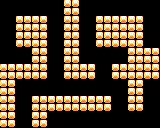

This game map was drawn from its Tiled (.tmx) file and the tilesets committed beside it. A one-line description and the full map source follow:
An orthogonal 10x8 tile map with 16x16 px tiles, 2 tile layers (backgroundLayer, road), 1 hidden layer not drawn, 2 tilesets and 14 objects.

<map version="1.0" orientation="orthogonal" renderorder="right-down" width="10" height="8" tilewidth="16" tileheight="16" nextobjectid="15">
 <tileset firstgid="1" name="tiles" tilewidth="16" tileheight="16" tilecount="3520" columns="44">
  <image source="../images/tiles.png" width="705" height="1280" />
 </tileset>
 <tileset firstgid="3521" name="tiles" tilewidth="16" tileheight="16" tilecount="3520" columns="44">
  <image source="../images/tiles.png" width="705" height="1280" />
 </tileset>
 <layer name="backgroundLayer" width="10" height="8">
  <data encoding="csv">
50,50,50,50,50,50,50,50,50,50,
50,50,50,50,50,50,50,50,50,50,
50,50,50,50,50,50,50,50,50,50,
50,50,50,50,50,50,50,50,50,50,
50,50,50,50,50,50,50,50,50,50,
50,50,50,50,50,50,50,50,50,50,
50,50,50,50,50,50,50,50,50,50,
50,50,50,50,50,50,50,50,50,50
</data>
 </layer>
 <layer name="road" width="10" height="8">
  <data encoding="csv">
0,0,0,0,674,0,0,0,0,0,
0,674,674,0,674,0,674,674,674,0,
0,674,674,0,674,0,674,674,674,0,
0,0,674,0,674,0,0,0,674,674,
674,674,674,0,674,674,0,674,674,674,
674,0,0,0,0,0,0,0,674,0,
674,0,674,674,674,674,674,0,674,0,
674,0,674,0,0,0,0,0,0,0
</data>
 </layer>
 <objectgroup name="objects">
  <object id="9" gid="842" x="144" y="17" width="16" height="16">
   <properties>
    <property name="sprite" value="bank" />
    <property name="type" value="bank" />
   </properties>
  </object>
  <object id="10" gid="2918" x="14" y="124" width="16" height="16">
   <properties>
    <property name="type" value="user" />
   </properties>
  </object>
  <object id="11" gid="3275" x="78" y="126" width="16" height="16">
   <properties>
    <property name="sprite" value="doc" />
    <property name="type" value="item" />
   </properties>
  </object>
  <object id="12" gid="3275" x="15" y="62" width="16" height="16">
   <properties>
    <property name="sprite" value="doc" />
    <property name="type" value="item" />
   </properties>
  </object>
  <object id="13" gid="3275" x="144" y="99" width="16" height="16">
   <properties>
    <property name="sprite" value="doc" />
    <property name="type" value="item" />
   </properties>
  </object>
  <object id="14" gid="3275" x="112" y="64" width="16" height="16">
   <properties>
    <property name="sprite" value="doc" />
    <property name="type" value="item" />
   </properties>
  </object>
 </objectgroup>
 <layer name="blockedLayer" width="10" height="8" visible="0">
  <data encoding="csv">
1896,1896,1896,1896,1896,1896,1896,1896,1896,1896,
1896,0,0,0,0,1896,1896,1896,1896,1896,
1896,0,0,0,0,0,0,1896,1896,1896,
1896,0,0,222,0,0,0,0,1896,1896,
222,0,0,222,0,0,0,0,0,222,
222,0,0,222,1632,1632,1632,0,0,222,
222,0,0,222,0,0,0,0,0,222,
222,0,0,222,0,0,0,0,0,222
</data>
 </layer>
 <objectgroup name="objectsLayer" visible="0">
  <object id="1" gid="1216" x="86" y="69" width="16" height="16">
   <properties>
    <property name="sprite" value="bluecup" />
    <property name="type" value="item" />
   </properties>
  </object>
  <object id="2" gid="1260" x="114" y="207" width="16" height="16">
   <properties>
    <property name="sprite" value="greencup" />
    <property name="type" value="item" />
   </properties>
  </object>
  <object id="3" gid="71" x="33" y="292" width="16" height="16">
   <properties>
    <property name="type" value="playerStart" />
   </properties>
  </object>
  <object id="4" gid="441" x="108" y="148" width="16" height="16">
   <properties>
    <property name="sprite" value="browndoor" />
    <property name="targetTilemap" value="level2" />
    <property name="targetX" value="20" />
    <property name="targetY" value="30" />
    <property name="type" value="door" />
   </properties>
  </object>
  <object id="5" gid="1216" x="28" y="203" width="16" height="16">
   <properties>
    <property name="sprite" value="bluecup" />
    <property name="type" value="item" />
   </properties>
  </object>
  <object id="6" gid="1216" x="57" y="269" width="16" height="16">
   <properties>
    <property name="sprite" value="bluecup" />
    <property name="type" value="item" />
   </properties>
  </object>
  <object id="7" gid="1216" x="116" y="263" width="16" height="16">
   <properties>
    <property name="sprite" value="bluecup" />
    <property name="type" value="item" />
   </properties>
  </object>
  <object id="8" gid="1260" x="72" y="129" width="16" height="16">
   <properties>
    <property name="sprite" value="greencup" />
    <property name="type" value="item" />
   </properties>
  </object>
 </objectgroup>
</map>
